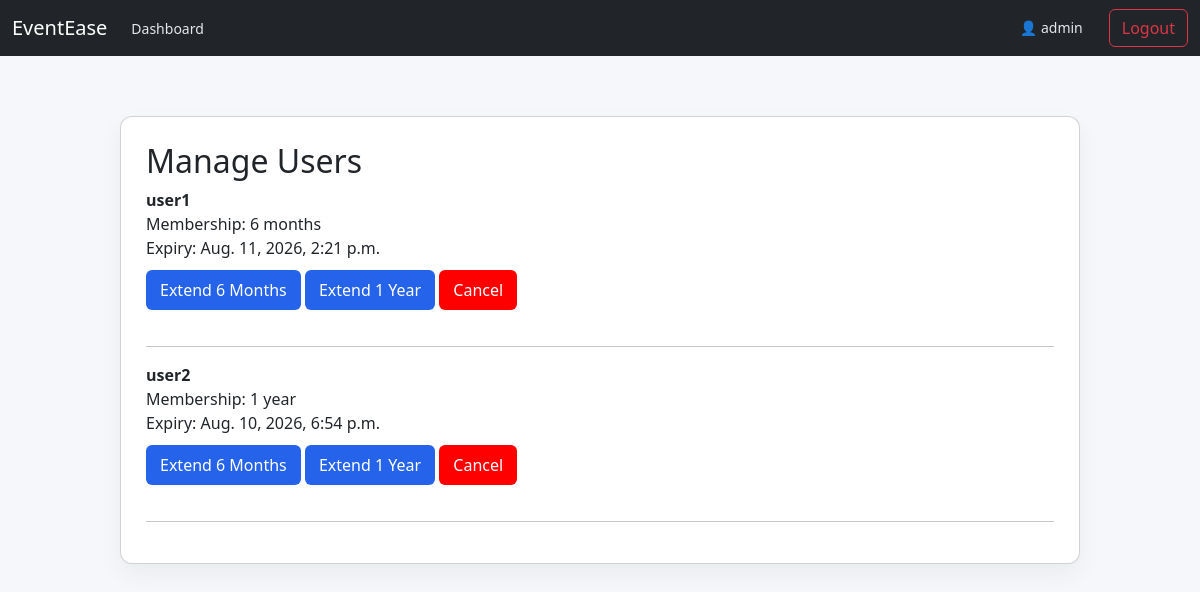
Page /admin-dashboard/users/ (signed in) on the committed database.
### eventsapp/models.py (models this page shows, shortened)
class CustomUser(AbstractUser):
    ROLE_CHOICES = (
        ('USER', 'User'),
        ('VENDOR', 'Vendor'),
        ('ADMIN', 'Admin'),
    )
    MEMBERSHIP_CHOICES = (
        ('6m', '6 months'),
        ('1y', '1 year'),
        ('2y', '2 years'),
    )
    VENDOR_CATEGORY = (
        ('catering', 'Catering'),
        ('florist', 'Florist'),
        ('decoration', 'Decoration'),
        ('lighting', 'Lighting'),
    )
    role = models.CharField(max_length=10, choices=ROLE_CHOICES, default='USER')
    vendor_category = models.CharField(max_length=20, choices=VENDOR_CATEGORY, blank=True, null=True)
    membership = models.CharField(max_length=2, choices=MEMBERSHIP_CHOICES, default='6m')
    membership_expiry = models.DateTimeField(blank=True, null=True)

### eventsapp/views.py (the view, shortened to what this page needs)
# urls.py: path('admin-dashboard/users/', views.manage_users, name='manage_users'),
@role_required('ADMIN')
def manage_users(request):
    users = CustomUser.objects.filter(role='USER')
    return render(request, 'admin/manage_users.html', {'users': users})

### eventsapp/views.py (called while the page is built)
def role_required(role):
    def decorator(view_func):
        @wraps(view_func)
        def _wrapped(request, *args, **kwargs):
            if not request.user.is_authenticated:
                return redirect('login')
            if request.user.role != role:
                messages.error(request, 'Access denied.')
                return redirect('/')
            return view_func(request, *args, **kwargs)
        return _wrapped
    return decorator

### eventsapp/templates/admin/manage_users.html (shortened to what this page needs)
{% extends 'base.html' %}
{% block content %}
<div class="card">
    <h2>Manage Users</h2>
    {% for user in users %}
        <div style="margin-bottom:20px;">
            <strong>{{ user.username }}</strong><br>
            Membership: {{ user.get_membership_display }}<br>
            Expiry: {{ user.membership_expiry }}
            <form method="POST">
                <button name="action" value="extend_6m">Extend 6 Months</button>
                <button name="action" value="extend_1y">Extend 1 Year</button>
                <button name="action" value="cancel" style="background:red;">Cancel</button>
            </form>
        </div>
        <hr>
    {% endfor %}
</div>
{% endblock %}

### eventsapp/templates/base.html (shortened to what this page needs)
<!DOCTYPE html>
<html>
<head>
    <link rel="stylesheet" href="https://cdn.jsdelivr.net/npm/bootstrap@5.3.2/dist/css/bootstrap.min.css">
    <link rel="stylesheet" href="/static/css/style.css">
</head>
<body>
<nav class="navbar navbar-expand-lg navbar-dark bg-dark">
    <div class="container-fluid">
        <a class="navbar-brand" href="/">EventEase</a>
        <div class="collapse navbar-collapse">
            <ul class="navbar-nav me-auto mb-2 mb-lg-0">
                {% if request.user.is_authenticated %}
                    {% if request.user.role == "USER" %}
                        <li class="nav-item"><a href="/user/" class="nav-link">Dashboard</a></li>
                        <li class="nav-item"><a href="/user/membership/" class="nav-link">Membership</a></li>
                    {% elif request.user.role == "VENDOR" %}
                        <li class="nav-item"><a href="/vendor/" class="nav-link">Dashboard</a></li>
                        <li class="nav-item"><a href="/vendor/membership/" class="nav-link">Membership</a></li>
                    {% elif request.user.role == "ADMIN" %}
                        <li class="nav-item"><a href="/admin-dashboard/" class="nav-link">Dashboard</a></li>
                    {% endif %}
                {% endif %}
            </ul>
            <ul class="navbar-nav">
                {% if request.user.is_authenticated %}
                    <li class="nav-item"><span class="nav-link">👤 {{ request.user.username }}</span></li>
                    <li class="nav-item"><a href="/logout/" class="btn btn-outline-danger">Logout</a></li>
                {% else %}
                    <li class="nav-item"><a href="/login/" class="nav-link">Login</a></li>
                    <li class="nav-item"><a href="/register/" class="nav-link">Register</a></li>
                {% endif %}
            </ul>
        </div>
    </div>
</nav>
<div class="container">
    {% block content %}
    {% endblock %}
</div>
</body>
</html>

### eventsapp/static/css/style.css (style rules this page uses)
body { margin: 0; font-family: 'Segoe UI', sans-serif; background: #f5f7fa; }
.container { max-width: 1000px; margin: 40px auto; padding: 20px; }
.card { background: white; padding: 25px; border-radius: 12px; box-shadow: 0 10px 25px rgba(0, 0, 0, 0.05); }
button { background: #2563eb; border: none; padding: 8px 14px; color: white; border-radius: 6px; cursor: pointer; margin-top: 10px; }
.nav-link { margin-right: 18px; color: #e5e7eb; text-decoration: none; font-size: 14px; }

### rows in the picture
CustomUser: user.username "admin"
CustomUser: username "user1", membership "6 months", membership_expiry "Aug. 11, 2026, 2:21 p.m."
CustomUser: username "user2", membership "1 year", membership_expiry "Aug. 10, 2026, 6:54 p.m."
